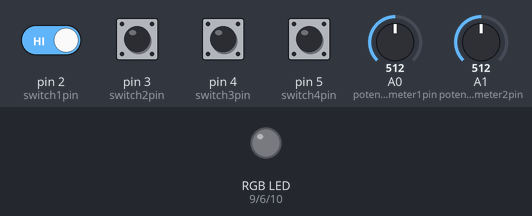
The program below on a simulated Arduino Uno WiFi Rev2. Parts: an RGB LED mixed from three pins (HIGH = lit). Dashed ring = blinking. The inputs (shaded band) are chosen by the test bench; at power-on: pin 2 (switch1pin), pin 3 (switch2pin), pin 4 (switch3pin), pin 5 (switch4pin) HIGH, A0 (potentiometer1pin) = 512, A1 (potentiometer2pin) = 512. Dim RGB values are drawn brighter than linear; what the program prints to the serial monitor is not drawn.

Above: at 1.2 s.
1.3 s: pin 5 (switch4pin) pulled LOW for 0.15 s
At 1.67 s:
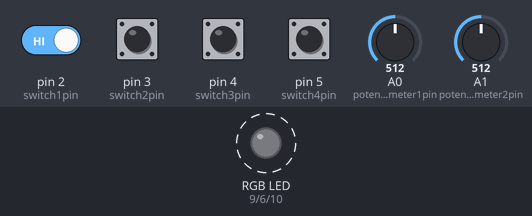
4.3 s: pin 2 (switch1pin) driven LOW and pin 5 (switch4pin) driven LOW
At 6.97 s:
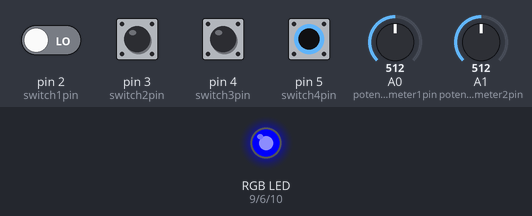
7.3 s: pin 4 (switch3pin) pulled LOW for 0.15 s
At 7.53 s:
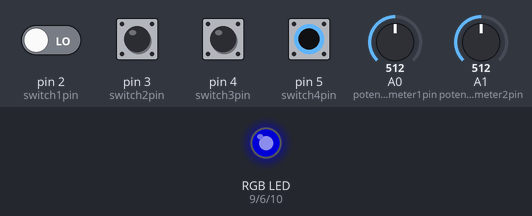
10.4 s: pin 4 (switch3pin) pulled LOW for 1 s
13.4 s: pin 4 (switch3pin) pulled LOW for 0.15 s
At 13.63 s:
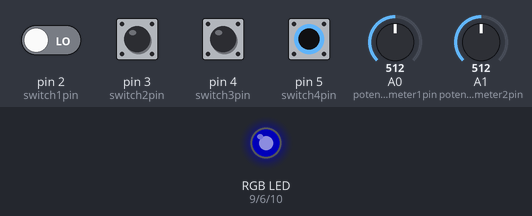
16.4 s: pin 5 (switch4pin) driven HIGH
Timing chart, 0 to 18.9 s (numbered marks = the images above; inputs shaded):
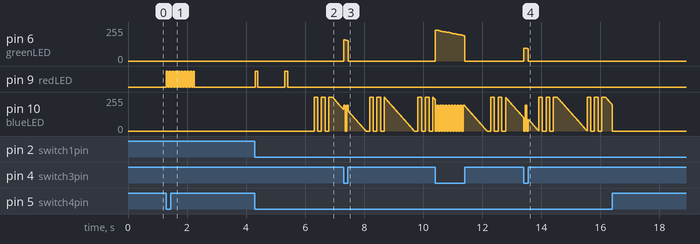

Measured:
- after the input at 1.3 s, pin 9 (redLED): alternates HIGH for 0.05 s and LOW for 0.05 s, 20 changes in all, then stays LOW, starting at once
- after the input at 4.3 s, pin 9 (redLED): alternates HIGH for 0.10 s and LOW for 0.90 s, 4 changes in all, then stays LOW, starting at once; pin 10 (blueLED): ramps from 255/255 to 0/255 and jumps back, once every 0.25 s
- after the input at 7.3 s, pin 6 (greenLED): 0/255 → 155/255 at once, → 0/255 0.12 s later
- after the input at 13.4 s, pin 6 (greenLED): 0/255 → 94/255 at once, → 0/255 0.12 s later

The program:

main.cpp
```cpp
//sysrtem does

#include <Arduino.h>

const int redLED = 9;
const int blueLED = 10;
const int greenLED = 6;

int errorCode = 2;

// TODO set pins
const int switch1pin = 2;                 //pin for blueLED control for run state
const int switch2pin = 3;                 //pin for redLED control for run state
const int switch3pin = 4;                 //pin for run/sleep
const int switch4pin = 5;                 //pin for on/off switch


volatile bool blueRun = 0;                //blueLED @ 10Hz when high, else 1Hz
volatile bool redRun = 0;                 //redLED on when high, else off
volatile bool onOff = 0;                  //on when high
volatile bool runSleep = 0;               //run when high

// TODO set pins
const int potentiometer1pin = A0;
const int potentiometer2pin = A1;

int brightness = 255;            // how bright the LED is
int flashPattern;                // blue LED frequency control from pot2
int lastFlashPattern;
bool patternMode;                // high wehn potentiometer is controlling
                                 // blue LED pattern, low for
int bluePeriod = 500;            // Represents the period of the blueLED when
                                 // potentiometer is controlling it

// Function for interrupt attached to DIP switch 2, changes global var. blueRun
void switch1() {
    blueRun = !blueRun;
    patternMode = false;
}

// Function for interrupt attached to DIP switch 2, changes global var. redRun
void switch2() {
    redRun = !redRun;
}

// Function for interrupt attached to DIP switch 3, changes global var. runSleep
void switch3() {
  runSleep = !runSleep;
}

// Function for interrupt attached to DIP switch 4, changes global var. onOff
void switch4() {
  onOff = !onOff;
}


//  For the ON state.
//  Blinks redLED 5 times (ON/OFF), uses delay as no other functions should be
//  running at the same time as this status indicator, only sequentially.
void on(){
    for(int i = 0; i < 10; i++){
        digitalWrite(redLED, HIGH);
        delay(50);
        digitalWrite(redLED, LOW);
        delay(50);
    }
    delay(2000);
}

//    For the DIAGNOSTIC state.
//    Blinks n times for n list of problems, indicated by...
//      arguments: errorCode
//    (true functionality not yet implemented, no real error checking yet)
void diagnostic(int errorCode){
    for(int i = 0; i < errorCode; i++){
        digitalWrite(redLED, HIGH);
        delay(100);
        digitalWrite(redLED, LOW);
        delay(900);
    }
}


unsigned long blueLastFade = 0;
unsigned long greenLastFade = 0;
int fadeCount = 0;
volatile float currBrightness = brightness;

// General Purpose. Fades an LED over a timer
// @params:
//  &lastFade is the last known time in ms

bool fade(unsigned long &lastFade, int pin, int time_delay){
    // Following conditional checks if the delta of the last known time (ms)
    // to the current time (ms) is valid. Hardcoded "steps" is from full
    // bright to dark is 100.
    if(millis() - lastFade >= time_delay / 100){
        currBrightness -= (float) 255 / 100;
        analogWrite(pin, currBrightness);
        lastFade = millis();
    }
    // Returns true if the fade is completed.
    if(currBrightness <= 0){
        currBrightness = 255;
        return true;
    }
    return false;
}

unsigned long lastMillis = 0;
bool blueLEDState = 0;
int blinkOrFade = 0;


//    sleep state
//    blink 4 times in one second, then fade over one second
void sleep(unsigned long &last, bool &blueLEDState, int &blinkOrFade){
    // Count of 6 to blink 3 times (on/off 6 times total), then fades once
    // count ha
    if(blinkOrFade < 6){
        if(millis() - last >= 125){
            blueLEDState = !blueLEDState; // Toggle the LED from On to Off
            digitalWrite(blueLED, blueLEDState);
            last = millis();
            blinkOrFade++;
        }
    } else {
        if(fade(blueLastFade, blueLED, 1000)){
            blinkOrFade = 0;
        }

    }

}


bool greenBlinkState = 0;
bool greenLEDState = 0;
int greenCount = 0;

unsigned long greenLast = 0;
unsigned long blueLast = 0;

/*
 * name:      run
 * purpose:   Performs the run state functionality, which does the following:
 *              - Turns on the green LED and fades it over 6 sec.
 *              - Then blinks green LED twice, duty cycle lasting 0.5 sec
 *              - Blue LED will flash at a rate of either 10hz or 1hz, changed
                  by the variable blueRun (interrupt controlled)
                - Red LED is controlled by redRun (interrupt controlled)
 *
 * arguments: &greenLast, to track the time delta between each run() call
              &blueLast, ditto fucntionality but for blueLED
              &greenLEDState, bool that tracks if the LED is ON/OFF
 *
 * returns:   none
 * effects:   By reference, &greenLast, &blueLast, &greenLEDState
 */
void run(unsigned long &greenLast, unsigned long &blueLast, bool &greenLEDState){
    // Checking if the green LED is ON
    if(greenBlinkState){
        if(millis() - greenLast >= 250){ //
            greenLEDState = !greenLEDState;
            digitalWrite(greenLED, greenLEDState);
            greenLast = millis();
            greenCount++;

        }

        if(greenCount > 4){
            greenCount = 0;
            greenBlinkState = false;
        }
    }

    if(!greenBlinkState){
        if(fade(greenLastFade, greenLED, 6000)){
            greenBlinkState = true;
        }
    }

    //switch is controlling between 1 and 10 Hz blue LED
    if(patternMode == false){
        if(blueRun){
            if (abs(millis() - blueLast) >= 50) {
                blueLEDState = !blueLEDState;
                analogWrite(blueLED, blueLEDState * brightness);
                blueLast = millis();
            }
        } else {
            if (abs(millis() - blueLast) >= 500) {
                blueLEDState = !blueLEDState;
                analogWrite(blueLED, blueLEDState * brightness);
                blueLast = millis();
            }
        }
    } else {
        //potentiometer is controlling blue LED flash pattern
        if (abs(millis() - blueLast) >= bluePeriod) {
            blueLEDState = !blueLEDState;
            analogWrite(blueLED, blueLEDState * brightness);
            blueLast = millis();
        }
    }

    if(redRun and blueRun){
        digitalWrite(redLED, HIGH);
    }

    if(!blueRun){
        digitalWrite(redLED, LOW);
    }
}

void pins(){
    //pinModes
    pinMode(redLED, OUTPUT);
    pinMode(greenLED, OUTPUT);
    pinMode(blueLED, OUTPUT);

    pinMode(switch1pin, INPUT_PULLUP);
    pinMode(switch2pin, INPUT_PULLUP);
    pinMode(switch3pin, INPUT_PULLUP);
    pinMode(switch4pin, INPUT_PULLUP);

    pinMode(potentiometer1pin, INPUT_PULLUP);
    pinMode(potentiometer2pin, INPUT_PULLUP);
}

void attachingInterrupts(){
    //interrupts
    attachInterrupt(digitalPinToInterrupt(switch1pin), switch1, CHANGE);
    attachInterrupt(digitalPinToInterrupt(switch2pin), switch2, CHANGE);
    attachInterrupt(digitalPinToInterrupt(switch3pin), switch3, CHANGE);
    attachInterrupt(digitalPinToInterrupt(switch4pin), switch4, CHANGE);
}

enum states {OFF, ON, DIAGNOSTIC, SLEEP, RUN};
enum states state;

void setup()
{
    Serial.begin(9600);

    Serial.println("Initializing");
    //initializing
    pins();
    attachingInterrupts();

    blueRun = !digitalRead(switch1pin);
    redRun = !digitalRead(switch2pin);
    onOff = !digitalRead(switch4pin);
    runSleep = !digitalRead(switch3pin);
}

// execute state machine functionality
void loop()
{
    // reads and maps potentiometer values
    brightness = map(analogRead(A0), 0, 673, 0, 255);
    flashPattern = map(analogRead(A1), 0, 673, 1, 10);

    // updates flash pattern when changed
    if(flashPattern != lastFlashPattern){
        patternMode = true;
        bluePeriod = 500 / flashPattern;
    }
    lastFlashPattern = flashPattern;

    // command loop
    switch(state) {
        case OFF:
            digitalWrite(redLED, 0);
            digitalWrite(greenLED, 0);
            digitalWrite(blueLED, 0);
            if (onOff == HIGH) {
                state = ON;
            }
            break;
        case ON:
            digitalWrite(greenLED, 0);
            digitalWrite(blueLED, 0);
            on();
            state = DIAGNOSTIC;
            break;
        case DIAGNOSTIC:
            diagnostic(errorCode);
            state = SLEEP;
            break;
        case SLEEP:
            digitalWrite(greenLED, 0);
            if(runSleep == HIGH){
                state = RUN;
            }
            sleep(lastMillis, blueLEDState, blinkOrFade);
            break;

        case RUN:
            if(runSleep == LOW){
                state = SLEEP;
            }
            run(greenLast, blueLast, greenLEDState);
            break;
    }

    if(onOff == 0){
        state = OFF;
    }
}
```
